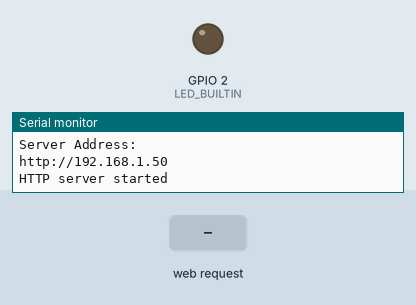
Simulated run of this sketch. Board: ESP32. Shown: output pins drawn as LEDs (lit = HIGH), the last lines printed to the serial monitor. The inputs (shaded band) are chosen by the test bench. WiFi joins after 1.5 s; servers stay silent unless stated.

Above: at 2.7 s.
2.8 s: HTTP request GET /ledOn received
At 3.1 s:
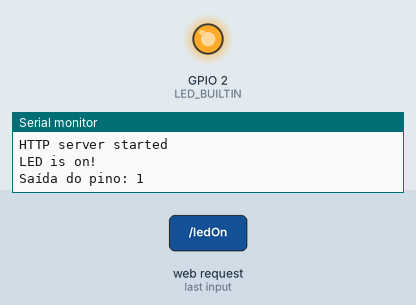
5.8 s: HTTP request GET /ledOff received
At 6.5 s:
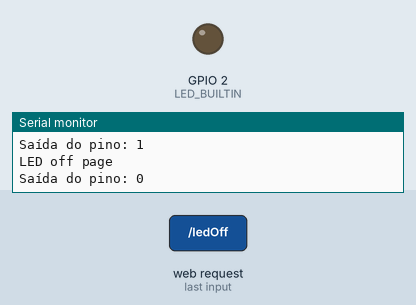
Timing chart, 0 to 8.8 s (numbered marks = the images above; inputs shaded):
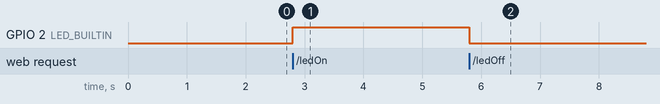

Measured:
- after the input at 2.8 s, GPIO 2 (LED_BUILTIN): LOW → HIGH at once
- after the input at 5.8 s, GPIO 2 (LED_BUILTIN): HIGH → LOW at once

The sketch:

led_webserver.ino
```cpp
#include <WiFi.h>
#include <WebServer.h>

#define STASSID ""
#define STAPSK  ""

WebServer server(80);

void handleRoot() {

  char html[] = "<!DOCTYPE HTML>\r\n<html>\r\n"
  "<head><meta name=\"viewport\" content=\"width=device-width, initial-scale=1\">"
  "<link rel=\"icon\" href=\"data:,\">"
  "<style>html { font-family: Helvetica; display: inline-block; margin: 0px auto; text-align: center;}"
  ".button { background-color: #195B6A; border: none; color: white; padding: 16px 40px;"
  "text-decoration: none; font-size: 30px; margin: 2px; cursor: pointer;}"
  ".button2 {background-color: #77878A;}</style></head>"
  "<body><h1>Welcome!</h1>"
  "<h3>LED On/Off</h3>"
  "<p><a href=\"ledOn\" target=\"myIframe\"><button class=\"button\">ON</button></a></p>"
  "<p><a href=\"ledOff\" target=\"myIframe\"><button class=\"button button2\">OFF</button></a></p>"
  "<p><a href=\"getStatus\" target=\"myIframe\"><button class=\"button button3\">Get Status</button></a></p>"
  "<iframe name=\"myIframe\" width=\"100\" height=\"25\" frameBorder=\"1\"><br>"
  "</body></html>\n";

  String rootPage = html;

  Serial.println("You called root page");
  server.send(200, "text/html", rootPage);

}

void handleLEDon() {

  Serial.println("LED is on!");
  digitalWrite(LED_BUILTIN, HIGH);
  Serial.print("Saída do pino: ");
  Serial.println(digitalRead(LED_BUILTIN));
  server.send(200, "text/html", "LED is On");

}

void handleLEDoff() {

  Serial.println("LED off page");
  digitalWrite(LED_BUILTIN, LOW);
  Serial.print("Saída do pino: ");
  Serial.println(digitalRead(LED_BUILTIN));
  server.send(200, "text/html", "LED is Off");

}

void handleLEDStatus() {

  Serial.println("Getting LED status...");
  int status = digitalRead(LED_BUILTIN);

  if(status == 1){
    Serial.println("LED ligado.");
    server.send(200, "text/html", "LED is On");
  }
  else{
    Serial.println("LED desligado.");
    server.send(200, "text/html", "LED is Off");
  }

}

void initWiFi() {
  Serial.print("Connecting to ");
  Serial.println(STASSID);

  WiFi.mode(WIFI_STA);
  WiFi.begin(STASSID, STAPSK);

  while (WiFi.status() != WL_CONNECTED) {
    delay(500);
    Serial.print(".");
  }

  Serial.println();
  Serial.println("WiFi connected!");
  Serial.print("IP Address: ");
  Serial.println(WiFi.localIP());
  Serial.print("MAC Address: ");
  Serial.println(WiFi.macAddress());

}

void initServer() {

  server.on("/", handleRoot);      //Which routine to handle at root location. This is display page
  server.on("/ledOn", handleLEDon); //as Per  <a href="ledOn">, Subroutine to be called
  server.on("/ledOff", handleLEDoff);
  server.on("/getStatus", handleLEDStatus);

  server.begin();
  Serial.println("Server started!");

  Serial.println("Server Address: ");
  Serial.print("http://");
  Serial.println(WiFi.localIP());

  Serial.println("HTTP server started");
}

void setup() {

  Serial.begin(115200);
  Serial.println();
  Serial.println();

  pinMode(LED_BUILTIN, OUTPUT);
  digitalWrite(LED_BUILTIN, LOW);

  initWiFi();
  initServer();

}

void loop() {

  server.handleClient();

}
```
